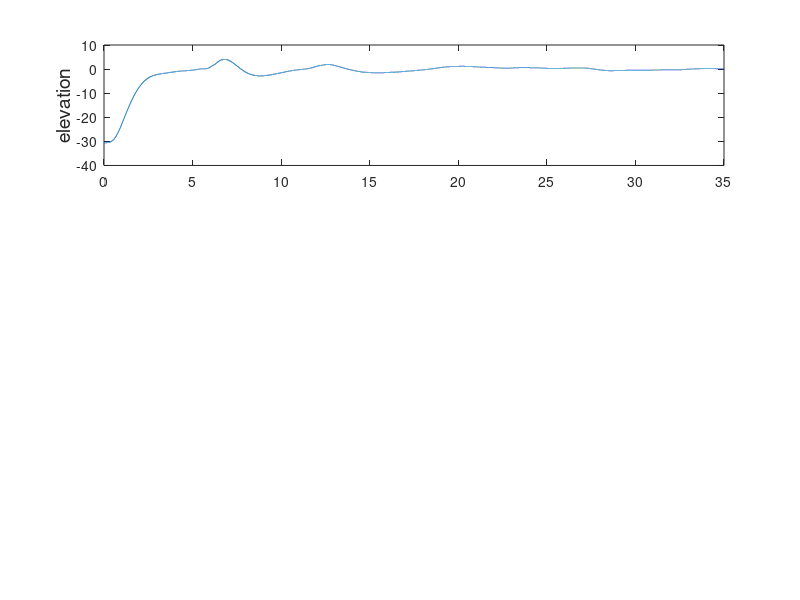

The MATLAB source for this figure: (Note: this script raises an error after producing the figure.)
%% Plot parameters
clear; clc; clf;
% set(0, 'defaultTextInterpreter', 'latex'); 
t0 = 1;
xpos_master = -1.5;
nSub = 3;
labelSize = 14;
% set(0, 'DefaultAxesFontSize',14);

%% Day 2
t1 = 35000;
figure(1); clf(1);

xpos = xpos_master - .3;

ti = get(gca,'TightInset')
set(gca,'Position',[ti(1) ti(2) 1-ti(3)-ti(1) 1-ti(4)-ti(2)]);

subplot(nSub,1,1);
load('ElevasjonDay2');
plot(Elevasjon(1,1:t1), Elevasjon(2,1:t1));
yl = ylabel('elevation', 'FontSize', labelSize);
pos = get(yl,'Pos');
set(yl,'Pos',[xpos pos(2) pos(3)])

subplot(nSub,1,2);
load('PitchDay2');
plot(Pitch(1,1:t1), Pitch(2,1:t1));
yl = ylabel('pitch', 'FontSize', labelSize);
pos = get(yl,'Pos');
set(yl,'Pos',[xpos pos(2) pos(3)])

subplot(nSub,1,3);
load('TravelDay2');
plot(travel(1,t0:t1), travel(2,t0:t1));
%axis([0 20 5900 6180]);
yl = ylabel('travel', 'FontSize', labelSize);
pos = get(yl,'Pos');
set(yl,'Pos',[xpos pos(2) pos(3)])

xlabel('Time [s]', 'FontSize', 20)

%% Day 3
t1 = 35000;
figure(2); clf(2);

xpos = xpos_master - .3;

subplot(3,1,1);
load('ElevasjonDay3');
plot(Elevasjon(1,1:t1), Elevasjon(2,1:t1));
yl = ylabel('elevation', 'FontSize', labelSize);
pos = get(yl,'Pos');
set(yl,'Pos',[xpos pos(2) pos(3)])

subplot(3,1,2);
load('PitchDay3');
plot(Pitch(1,1:t1), Pitch(2,1:t1));
yl = ylabel('pitch', 'FontSize', labelSize);
pos = get(yl,'Pos');
set(yl,'Pos',[xpos pos(2) pos(3)])

subplot(3,1,3);
load('travelDay3');
plot(travel(1,t0:t1), travel(2,t0:t1));
%axis([0 20 0 250]);
yl = ylabel('travel', 'FontSize', labelSize);
pos = get(yl,'Pos');
set(yl,'Pos',[xpos pos(2) pos(3)])

xlabel('Time [s]', 'FontSize', 20)

%% Day 4 no feedback
t1 = 20000;
figure(3); clf(3);

xpos = xpos_master + .1;

subplot(3,1,1);
load('ElevasjonDay4UnFeed');
plot(Elevasjon(1,1:t1), Elevasjon(2,1:t1));
yl = ylabel('elevation', 'FontSize', labelSize);
pos = get(yl,'Pos');
set(yl,'Pos',[xpos pos(2) pos(3)])

subplot(3,1,2);
load('PitchDay4UnFeed');
plot(Pitch(1,1:t1), Pitch(2,1:t1));
yl = ylabel('pitch', 'FontSize', labelSize);
pos = get(yl,'Pos');
set(yl,'Pos',[xpos pos(2) pos(3)])

subplot(3,1,3);
load('travelDay4UnFeed');
plot(travel(1,t0:t1), travel(2,t0:t1));
axis([0 15 0 250]);
yl = ylabel('travel', 'FontSize', labelSize);
pos = get(yl,'Pos');
set(yl,'Pos',[xpos pos(2) pos(3)])

xlabel('Time [s]', 'FontSize', 20)

%% Day 4 with feedback
t1 = 20000;
xpos = xpos_master - .7;
figure(4); clf(4);

subplot(3,1,1);
load('ElevasjonDay4MFeed');
plot(Elevasjon(1,1:t1), Elevasjon(2,1:t1));
axis([0 24 -50 50]);
yl = ylabel('elevation', 'FontSize', labelSize);
pos = get(yl,'Pos');
set(yl,'Pos',[xpos pos(2) pos(3)])

subplot(3,1,2);
load('PitchDay4MFeed');
plot(Pitch(1,1:t1), Pitch(2,1:t1));
axis([0 24 -50 50]);
yl = ylabel('pitch', 'FontSize', labelSize);
pos = get(yl,'Pos');
set(yl,'Pos',[xpos pos(2) pos(3)])

subplot(3,1,3);
load('travelDay4MFeed');
plot(travel(1,t0:t1), travel(2,t0:t1));
axis([0 24 -30 250]);
yl = ylabel('travel', 'FontSize', labelSize);
pos = get(yl,'Pos');
set(yl,'Pos',[xpos pos(2) pos(3)])

xlabel('Time [s]', 'FontSize', labelSize)